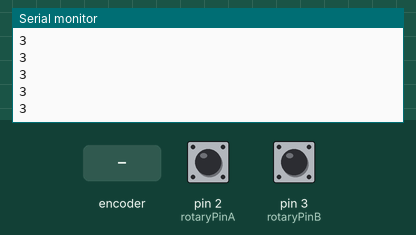
Simulated run of this sketch. Board: Arduino Uno, built with avr-gcc and run on an emulated ATmega328P. Parts: the last lines printed to the serial monitor. The inputs (shaded band) are chosen by the test bench; at power-on: pin 2 (rotaryPinA) HIGH, pin 3 (rotaryPinB) HIGH.

Above: at 1.2 s.
1.3 s: rotary encoder on pin 2 (rotaryPinA) / pin 3 (rotaryPinB) turned 1 step (first pin leading)
At 2.1 s:
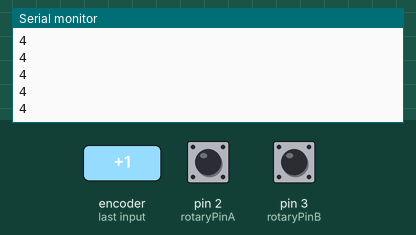
3.0 s: rotary encoder on pin 2 (rotaryPinA) / pin 3 (rotaryPinB) turned 1 step (first pin leading)
At 3.7 s:
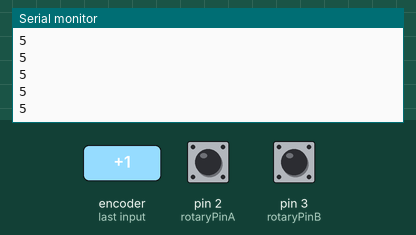
Timing chart, 0 to 6.0 s (numbered marks = the images above; inputs shaded):
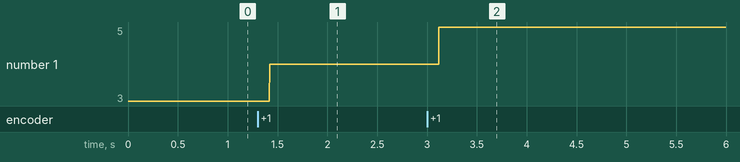

The sketch:

rotaryEncoder_test.ino
```cpp
// Help for the rotary encoding comes from the following source:
// http://arduinotronics.blogspot.com/2013/09/using-rotary-encoder-with-arduino.html

// These two pins will tell us the meaning of the rotary encoder.
#define rotaryPinA 2
#define rotaryPinB 3

// The pattern of high and low when turning the encoder goes as follows:
// Clockwise (CW): A-high, B-high, A-low, B-low
// Counter-clockwise (CCW): B-high, A-high, B-low, A-low


volatile int ballSpeed = 3; // Speed of the ping-pong ball on screen
volatile unsigned int dialPos = 0; // Dial counter
unsigned int dialLastPos = 0; // Manages Change
static boolean rotating = 0; // Manages debouncing
boolean A_set = 0; // More stuff for debouncing
boolean B_set = 0;

// These are the boundaries for our speed.
const int MAXSPEED = 20;
const int MINSPEED = 0;
const int UNITSPEED = 1;

void setup() {
  // Sets the modes of our pins and pullup resistors for debouncing purposes.
  pinMode(rotaryPinA, INPUT_PULLUP);
  pinMode(rotaryPinB, INPUT_PULLUP);
  // Initialize the code to detect interrupts on both of the rotary pins.
  attachInterrupt(digitalPinToInterrupt(rotaryPinA), A_First, CHANGE);
  attachInterrupt(digitalPinToInterrupt(rotaryPinB), B_First, CHANGE);
  Serial.begin(9600);
}

void loop() {
  rotating = 1; // Reset the debouncer
  if (dialLastPos != dialPos)
  {
    dialLastPos = dialPos;
  }
  Serial.println(ballSpeed);
}


// Interrupt on a change in A

void A_First(){
  if (rotating) delay(1); // A bit of debouncing
  if(digitalRead(rotaryPinA) != A_set) // Did the value on the pin actually change, or was it a fluke?
  {
    A_set = !(A_set);
    // If not a fluke, and if A is leading B (clockwise rotation),
    // iterate ballSpeed up one within its limits.
    if (A_set && !(B_set))
    {
        if(ballSpeed < MAXSPEED)
        {
          ballSpeed += UNITSPEED;
        }
    }
    rotating = 0;
  }
}

// Interrupt on a change in B
// Essentially, do the same thing as A, but iterate down instead of up,
// as the rotary would be turning in the opposite direction

void B_First(){
  if (rotating) delay(1);
  if(digitalRead(rotaryPinB) != B_set)
  {
    B_set = !(B_set);
    // If not a fluke, and if A is leading B (clockwise rotation),
    // iterate ballSpeed down within its limits.
    if (B_set && !(A_set))
    {
        if(ballSpeed > MINSPEED)
        {
          ballSpeed -= UNITSPEED;
        }
    }
    rotating = 0;
  }
}
```

Measured:
- after the input at 1.3 s, the serial monitor: prints a new line after 0.12 s (image 1)
- after the input at 3.0 s, the serial monitor: prints a new line after 0.12 s (image 2)
- plotted number 1: 3 → 4 after the input at 1.3 s, 4 → 5 after the input at 3.0 s
